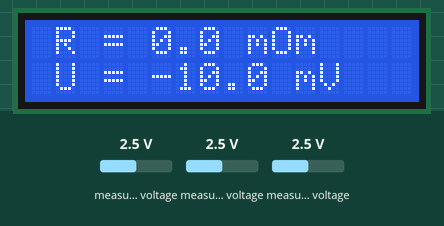
Bench run of a sketch on a simulated Arduino Uno, built with avr-gcc and run on an emulated ATmega328P. Parts: 16×2 character LCD. The test bench sets the inputs (shaded band); at power-on: measured voltage 2.5 V.

Above: at 1.6 s.

Measured:
- by itself, everything shown: repeats every 14.1 s, in 16 steps
- what the display in image 0 shows lasts 1.7 s, from 1.5 s to 3.2 s

The sketch:

low-ohm-i2c.ino
```cpp
//https://rcl-radio.ru/?p=45805
#include <Wire.h>
#include <Adafruit_ADS1015.h>//https://github.com/adafruit/Adafruit_ADS1X15/archive/master.zip
//#include <LiquidCrystal.h>
#include <LiquidCrystal_I2C.h>
Adafruit_ADS1115 ads;//(0x48);
/* в файле библиотеки Adafruit_ADS1015.cpp найти все строчки: ADS1015_REG_CONFIG_DR_1600SPS и заменить на: ADS1015_REG_CONFIG_DR_128SPS */
//LiquidCrystal lcd(7, 8, 9, 10, 11, 12);// RS,E,D4,D5,D6,D7
LiquidCrystal_I2C lcd(0x27, 16, 2);
float multiplier = 0.0078125;
const int u_pogr=10;       // 10 мВ - погрешность ADS1115 при измерении 5 В, // 10 mV - eroare ADS1115 la măsurarea 5 V
const float r_ogr=51.19;  // эталонное сопротивление 100 Ом // rezistență de referință 100 Ohm
float u3300;
int  u_digital;
byte n,k;
long u_sum,u_an,x;
float u_iz,rx,rx_m;

void setup(void){Serial.begin(9600);
//lcd.begin(16, 2);
lcd.begin();
lcd.backlight();
ads.begin();
delay(1000);}

void loop(){
  while(x<50){
x++;ads.setGain(GAIN_TWOTHIRDS);u3300=ads.readADC_SingleEnded(2)*0.1875-u_pogr;}
k++;if(k==60){x=0;k=0;}  // измерение напряжения 5В каждую минуту

if(n==0){ads.setGain(GAIN_SIXTEEN);multiplier = 0.0078125;}
if(u_iz>250&&n==0){n=1;}
if(n==1){ads.setGain(GAIN_EIGHT);multiplier = 0.015625;}
if(u_iz>500&&n==1){n=2;}
if(n==2){ads.setGain(GAIN_FOUR);multiplier = 0.03125;}

if(u_iz<500&&n==2){n=1;}
if(u_iz<250&&n==1){n=0;}

lcd.setCursor(1,0);
if(rx<1){rx_m=rx*1000;lcd.print("R = ");lcd.print(rx_m,1);lcd.print(" mOm");}
if(rx>=1&&rx<20){lcd.print("R = ");lcd.print(rx,3);lcd.print(" Om");}
if(rx>=20){lcd.print("  Rx > 20 Om    ");}
lcd.setCursor(1,1);lcd.print("U = ");lcd.print(u3300,1);lcd.print(" mV");
u_sum=0;
for(int i=0;i<100;i++){  // измерение
u_digital = ads.readADC_Differential_0_1();
u_sum = u_sum + u_digital;
delay(1);
}
u_an=u_sum/100;
u_iz=u_an * multiplier;
rx=(u3300/((u3300-u_iz)/r_ogr))-r_ogr;

lcd.clear();
}
```
